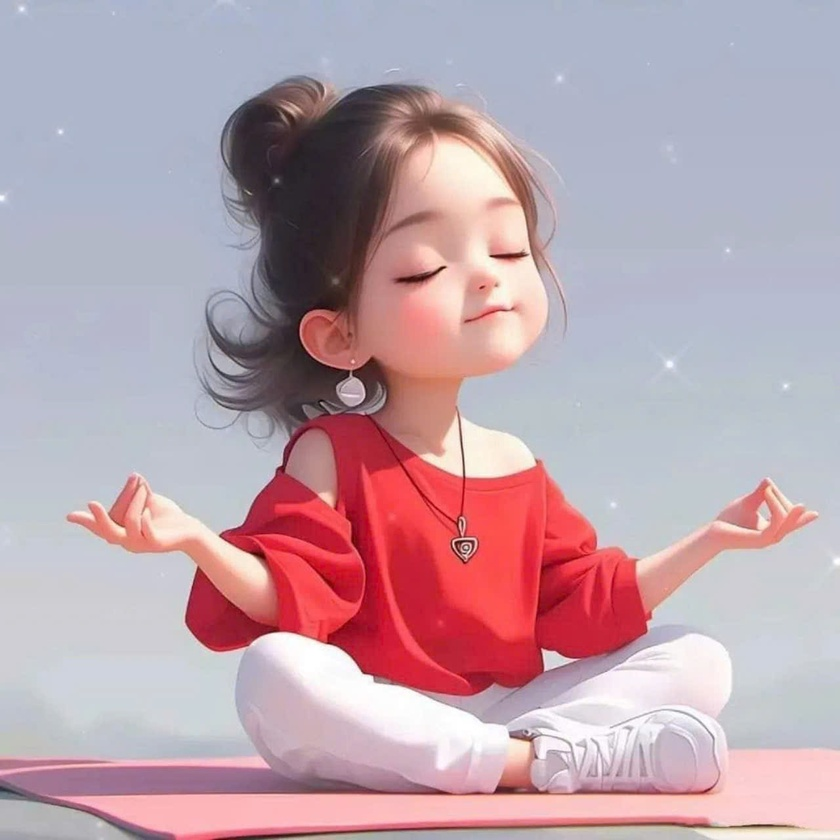
#> input picture ImageValidation/EmBe.jpeg, 840 x 840 px, shrunk from 1280 x 1280 before the run, found by its file name
$ python frequency_filters.py
#> lines starting #> are read from the running program, lines starting #| are printed output that depends on the picture
import numpy as np
import cv2
import matplotlib.pyplot as plt

#Phân tích phổ tần số ảnh
# [54 lines left out: function analyze_frequency_spectrum, not called in this run]

# Lớp lọc
class FrequencyDomainFilter:
    def __init__(self, shape):
        self.shape = shape
        self.center = (shape[0]//2, shape[1]//2)
        self.D = self._create_distance_matrix()

    def _create_distance_matrix(self):

        rows, cols = self.shape
        # Tạo mảng tọa độ u, v tương đối so với tâm
        u = np.arange(rows) - self.center[0]
        v = np.arange(cols) - self.center[1]

        # Tạo lưới tọa độ 2D
        u, v = np.ogrid[-rows//2:rows//2, -cols//2:cols//2]
        # u, v = np.meshgrid(u, v)

        # Tính ma trận khoảng cách
        return np.sqrt(u**2 + v**2)

    def ideal_lowpass(self, D0):    #D0 Là tần số cắt (cutoff frequency)
        """Bộ lọc thông thấp lý tưởng"""
        H = np.zeros(self.shape, dtype=np.float32)
        mask = self.D <= D0
        H[mask] = 1
        return H

    def butterworth_lowpass(self, D0, n=2):
        """Bộ lọc thông thấp Butterworth"""
        return 1 / (1 + (self.D/D0)**(2*n))

    def gaussian_lowpass(self, D0):
        """Bộ lọc thông thấp Gaussian"""
        return np.exp(-(self.D**2)/(2*D0**2))

    def ideal_highpass(self, D0):
        """Bộ lọc thông cao lý tưởng"""
        return 1 - self.ideal_lowpass(D0)

    def butterworth_highpass(self, D0, n=2):
        """Bộ lọc thông cao Butterworth"""
        return 1 - self.butterworth_lowpass(D0, n)

    def gaussian_highpass(self, D0):
        """Bộ lọc thông cao Gaussian"""
        return 1 - self.gaussian_lowpass(D0)

    def bandpass(self, D0_low, D0_high):
        """Bộ lọc thông dải"""
        return self.ideal_highpass(D0_low) * self.ideal_lowpass(D0_high)

def apply_filter(image, filter_func):
    """Áp dụng bộ lọc trong miền tần số"""
    # Chuyển sang miền tần số
    f = np.fft.fft2(image)
    fshift = np.fft.fftshift(f)

    # Áp dụng bộ lọc
    filtered = fshift * filter_func

    # Chuyển ngược về miền không gian
    f_ishift = np.fft.ifftshift(filtered)
    img_back = np.fft.ifft2(f_ishift)
    return np.abs(img_back)

def demonstrate_filters(image):
    """Minh họa các bộ lọc khác nhau"""
    # Khởi tạo bộ lọc
    filter_obj = FrequencyDomainFilter(image.shape)
    D0 = 30  # Tần số cắt

    # Tạo các bộ lọc
    filters = {
        'Ideal Lowpass': filter_obj.ideal_lowpass(D0),
        'Butterworth Lowpass': filter_obj.butterworth_lowpass(D0),
        'Gaussian Lowpass': filter_obj.gaussian_lowpass(D0),
        'Ideal Highpass': filter_obj.ideal_highpass(D0),
        'Butterworth Highpass': filter_obj.butterworth_highpass(D0),
        'Gaussian Highpass': filter_obj.gaussian_highpass(D0),
        'Bandpass': filter_obj.bandpass(D0/2, D0*2)
    }

    # Áp dụng và hiển thị kết quả
    results = {}
    for name, filter_func in filters.items():
        filtered_img = apply_filter(image, filter_func)
        results[name] = filtered_img

    return results

# [42 lines left out: functions show_filter_responses, enhance_image, not called in this run]

def show_demo_filters(image_path):
    # Đọc ảnh và chuyển sang grayscale
    # image_path = 'D:\Learn\ThS\TaiLieu\HK1.24\CV\Code\HInhThe.jpg'
#> called with image_path = 'EmBe.jpeg'
    img = cv2.imread(image_path, 0)
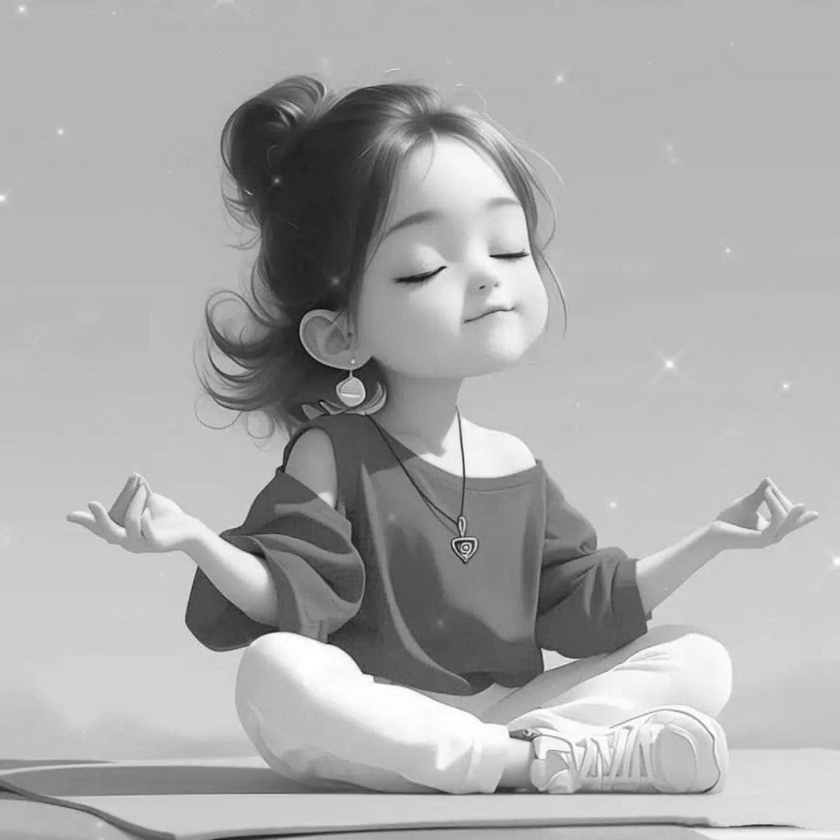
#> img: shape (840, 840); min 7, max 255, mean 171.3

    plt.figure(figsize=(15,5))
    i=2

    plt.subplot(2,4,1)
    plt.imshow(img, cmap='gray')
    plt.title('Original')
    plt.colorbar()

    demo_filters = demonstrate_filters(img)
#> the loop in demonstrate_filters, `for name, filter_func in filters.items():` made 7 passes
#> pass 1, in demonstrate_filters, `filtered_img = apply_filter(image, filter_func)`:
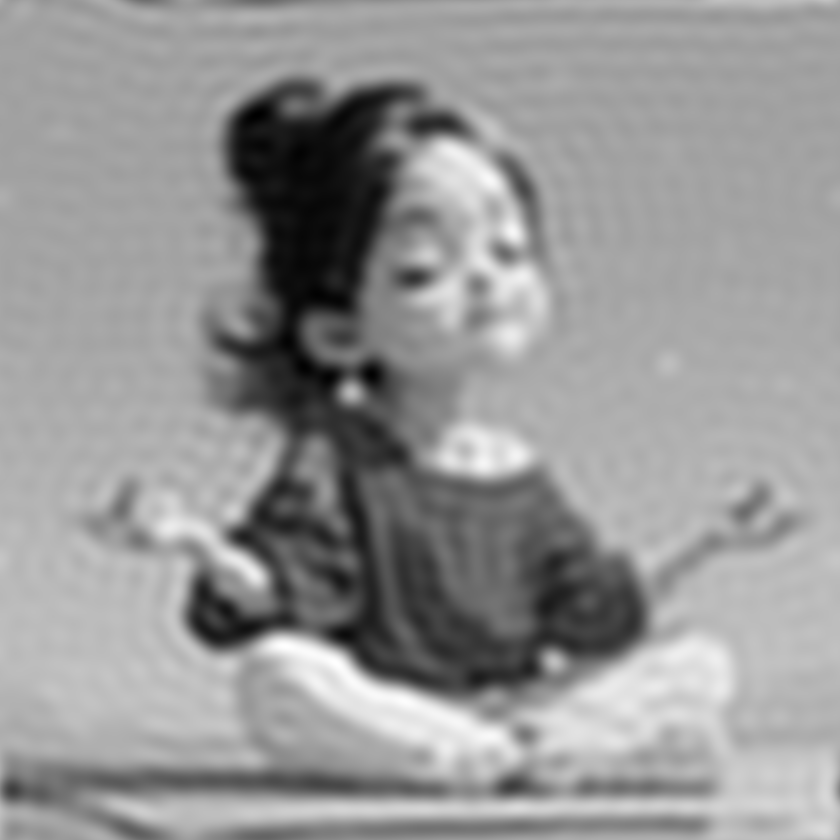
#> filtered_img: shape (840, 840) float64; min 28.86, max 270.4, mean 171.3; drawn with min black and max white
#> pass 3, in demonstrate_filters, `filtered_img = apply_filter(image, filter_func)`:
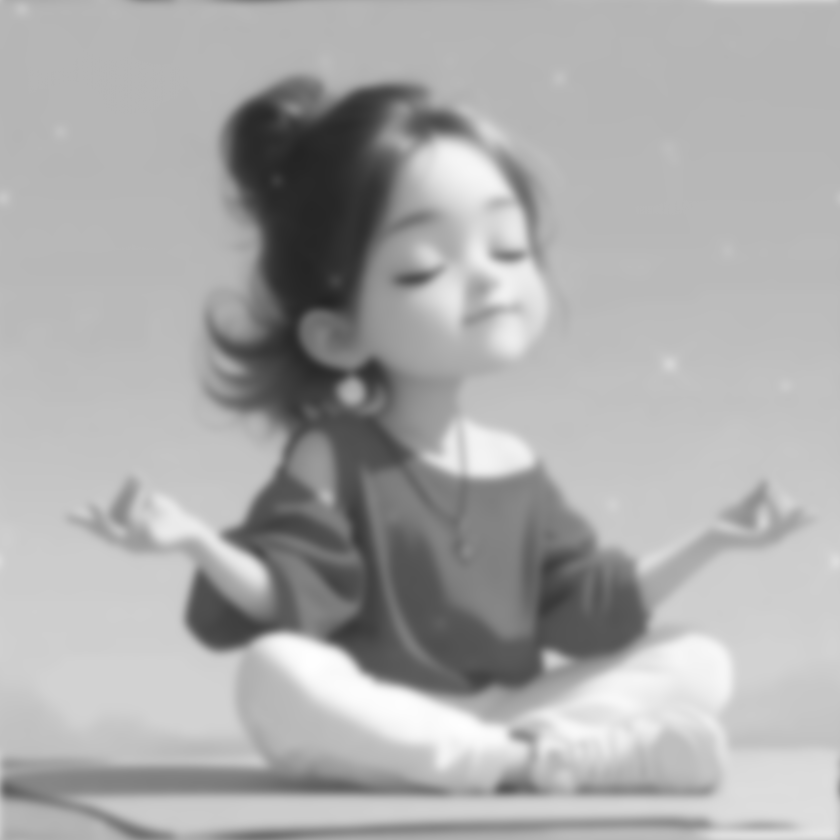
#> filtered_img: shape (840, 840) float64; min 36.16, max 254.8, mean 171.3
#> after the loop in demonstrate_filters, `for name, filter_func in filters.items():`: results = 7 items
#> demo_filters = 7 items
    for filter_name,filtered_img in demo_filters.items():
        print(i)
        plt.subplot(2,4,i)
        plt.imshow(filtered_img, cmap='gray')
        plt.title(filter_name)
        plt.colorbar()
        i = i+1
#> this loop made 7 passes
#> filter_name on passes 1 to 7: 'Ideal Lowpass', 'Butterworth Lowpass', 'Gaussian Lowpass', 'Ideal Highpass', 'Butterworth Highpass', 'Gaussian Highpass', 'Bandpass'
#| 2
#| 3
#| 4
#| 5
#| 6
#| 7
#| 8
#> after the loop, i = 9

    plt.tight_layout()
    plt.show()
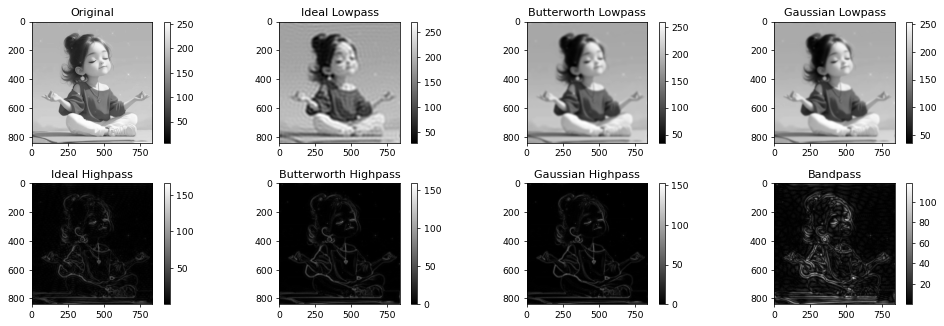
#> figure drawn by matplotlib, 16 panels

# [20 lines left out: function show_enhance_image, not called in this run]

# Demo hiển thị phổ
#analyze_frequency_spectrum('ConBao.jpg')

# Demo hiển thị các bộ lọc
show_demo_filters('EmBe.jpeg')

$ run again, with ImageValidation/ConBao.jpg copied over ImageValidation/EmBe.jpeg
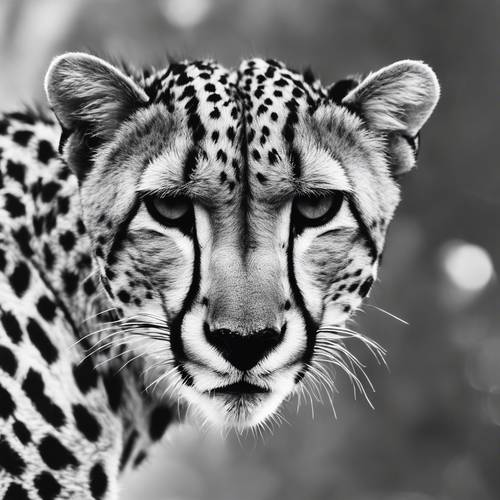
#> input picture ImageValidation/ConBao.jpg, 500 x 500 px, found by its file name
#> the loop in demonstrate_filters, `for name, filter_func in filters.items():` made 7 passes
#> pass 1, in demonstrate_filters, `filtered_img = apply_filter(image, filter_func)`:
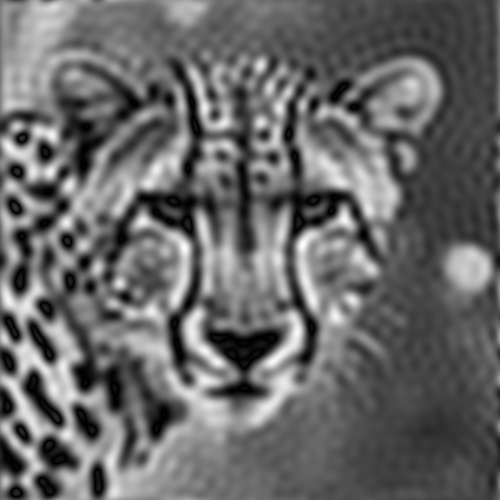
#> filtered_img: shape (500, 500) float64; min 0.00348, max 285.7, mean 117.4; drawn with min black and max white
#> pass 2, in demonstrate_filters, `filtered_img = apply_filter(image, filter_func)`:
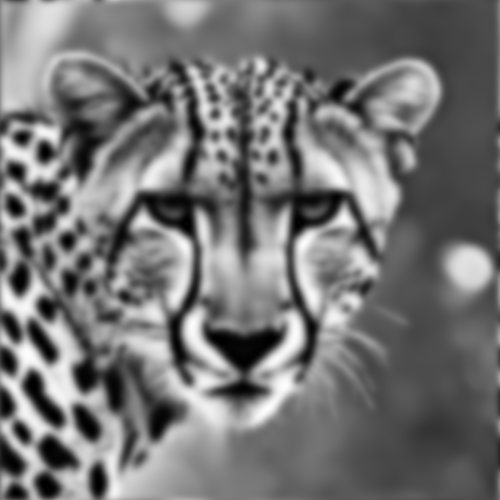
#> filtered_img: shape (500, 500) float64; min 0.0134, max 253.5, mean 117
#> after the loop in demonstrate_filters, `for name, filter_func in filters.items():`: results = 7 items
#> the loop in show_demo_filters, `for filter_name,filtered_img in demo_filters.items():` made 7 passes
#> filter_name on passes 1 to 7: 'Ideal Lowpass', 'Butterworth Lowpass', 'Gaussian Lowpass', 'Ideal Highpass', 'Butterworth Highpass', 'Gaussian Highpass', 'Bandpass'
#> (printed output is left out)
#> after the loop in show_demo_filters, `for filter_name,filtered_img in demo_filters.items():`: i = 9
